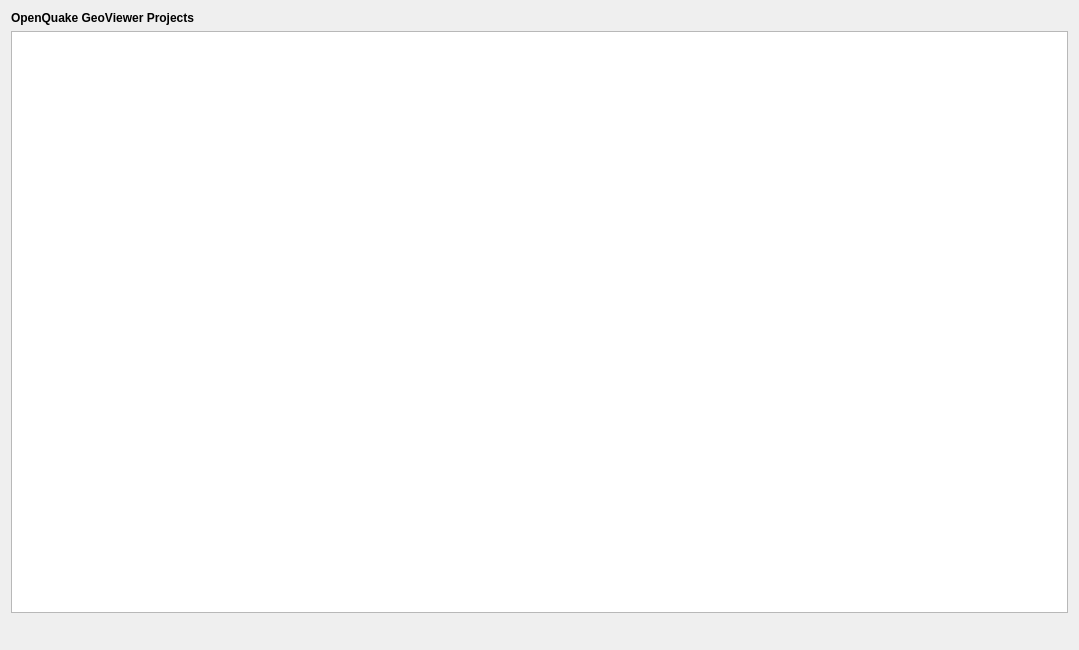
<?xml version="1.0" encoding="UTF-8"?>
<ui version="4.0">
 <class>DriveEngineServerDialog</class>
 <widget class="QDialog" name="DriveEngineServerDialog">
  <property name="geometry">
   <rect>
    <x>0</x>
    <y>0</y>
    <width>1079</width>
    <height>650</height>
   </rect>
  </property>
  <property name="windowTitle">
   <string>Drive the OpenQuake Engine</string>
  </property>
  <property name="windowIcon">
   <iconset>
    <normaloff>../resources/oq_icon.svg</normaloff>../resources/oq_icon.svg</iconset>
  </property>
  <layout class="QVBoxLayout" name="verticalLayout_3">
   <item>
    <widget class="QSplitter" name="splitter">
     <property name="orientation">
      <enum>Qt::Vertical</enum>
     </property>
     <widget class="QWidget" name="layoutWidget">
      <layout class="QVBoxLayout" name="verticalLayout_2">
       <item>
        <layout class="QHBoxLayout" name="horizontalLayout_3">
         <property name="topMargin">
          <number>0</number>
         </property>
         <item>
          <widget class="QLabel" name="list_of_projects_lbl">
           <property name="font">
            <font>
             <weight>75</weight>
             <italic>false</italic>
             <bold>true</bold>
            </font>
           </property>
           <property name="text">
            <string>OpenQuake GeoViewer Projects</string>
           </property>
          </widget>
         </item>
        </layout>
       </item>
       <item>
        <widget class="QTableWidget" name="list_of_projects_tbl">
         <property name="editTriggers">
          <set>QAbstractItemView::NoEditTriggers</set>
         </property>
         <property name="selectionMode">
          <enum>QAbstractItemView::SingleSelection</enum>
         </property>
         <property name="selectionBehavior">
          <enum>QAbstractItemView::SelectRows</enum>
         </property>
         <property name="rowCount">
          <number>0</number>
         </property>
         <property name="columnCount">
          <number>0</number>
         </property>
         <attribute name="verticalHeaderVisible">
          <bool>false</bool>
         </attribute>
        </widget>
       </item>
      </layout>
     </widget>
    </widget>
   </item>
   <item>
    <layout class="QHBoxLayout" name="horizontalLayout_2">
     <property name="topMargin">
      <number>0</number>
     </property>
     <item>
      <spacer name="horizontalSpacer">
       <property name="orientation">
        <enum>Qt::Horizontal</enum>
       </property>
       <property name="sizeHint" stdset="0">
        <size>
         <width>40</width>
         <height>20</height>
        </size>
       </property>
      </spacer>
     </item>
     <item>
      <widget class="QLabel" name="label">
       <property name="text">
        <string>&lt;html&gt;&lt;head/&gt;&lt;body&gt;&lt;p&gt;&lt;img src=&quot;:/plugins/irmt/oq_logo.svg.png&quot;/&gt;&lt;/p&gt;&lt;/body&gt;&lt;/html&gt;</string>
       </property>
      </widget>
     </item>
    </layout>
   </item>
  </layout>
 </widget>
 <resources/>
 <connections/>
</ui>
